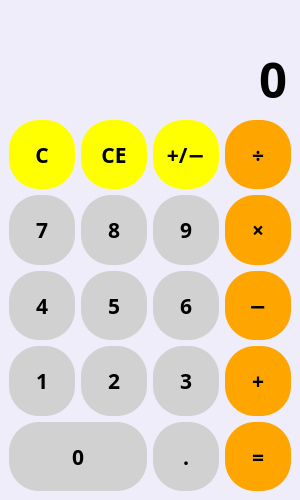
<?xml version="1.0" encoding="UTF-8"?>
<ui version="4.0">
 <class>MainWindow</class>
 <widget class="QMainWindow" name="MainWindow">
  <property name="geometry">
   <rect>
    <x>0</x>
    <y>0</y>
    <width>300</width>
    <height>500</height>
   </rect>
  </property>
  <property name="minimumSize">
   <size>
    <width>300</width>
    <height>500</height>
   </size>
  </property>
  <property name="windowTitle">
   <string>Calculator (by Dumanski)</string>
  </property>
  <property name="windowIcon">
   <iconset resource="files.qrc">
    <normaloff>:/icons/icons/logo.png</normaloff>:/icons/icons/logo.png</iconset>
  </property>
  <property name="styleSheet">
   <string notr="true">QWidget {
	color: black;
	background-color: #F0EDFA;
	font-family: Rubik;
	font-size: 16pt;
	font-weight: 500;
}

QPushButton {
	background-color: #D1D1D1;
	border-radius: 30px;
}

QPushButton:hover {
	background-color: #ADADAD;
}

QPushButton:pressed {
	background-color: #888;
}

/* Div, mul, sub, add, calc buttons style */
#btn_div, #btn_mult, #btn_minus, #btn_plus, #btn_calc {
	background-color: #FFA500;
}

#btn_div:hover, #btn_mult:hover, #btn_minus:hover, #btn_plus:hover, #btn_calc:hover {
	background-color: #CF8600;
}

#btn_div:pressed, #btn_mult:pressed, #btn_minus:pressed, #btn_plus:pressed, #btn_calc:pressed {
	background-color: #AD7100;
}

/*C, CE, Backspace, neg buttons style */
#btn_c, #btn_ce, #btn_backspace, #btn_negative{
	background-color: #FFFF00;
}

#btn_c:hover, #btn_ce:hover, #btn_backspace:hover, #btn_negative:hover{
	background-color: #C7C700;
}

#btn_c:pressed, #btn_ce:pressed, #btn_backspace:pressed, #btn_negative:pressed{
	background-color: #ADAD00;
}</string>
  </property>
  <property name="iconSize">
   <size>
    <width>24</width>
    <height>24</height>
   </size>
  </property>
  <widget class="QWidget" name="centralwidget">
   <layout class="QVBoxLayout" name="verticalLayout">
    <item>
     <widget class="QLabel" name="temp">
      <property name="sizePolicy">
       <sizepolicy hsizetype="Preferred" vsizetype="Maximum">
        <horstretch>0</horstretch>
        <verstretch>0</verstretch>
       </sizepolicy>
      </property>
      <property name="styleSheet">
       <string notr="true">color: #888</string>
      </property>
      <property name="text">
       <string/>
      </property>
      <property name="alignment">
       <set>Qt::AlignRight|Qt::AlignTrailing|Qt::AlignVCenter</set>
      </property>
     </widget>
    </item>
    <item>
     <widget class="QLineEdit" name="entry">
      <property name="sizePolicy">
       <sizepolicy hsizetype="Expanding" vsizetype="Maximum">
        <horstretch>0</horstretch>
        <verstretch>0</verstretch>
       </sizepolicy>
      </property>
      <property name="font">
       <font>
        <family>Rubik</family>
        <pointsize>37</pointsize>
        <weight>62</weight>
        <bold>true</bold>
       </font>
      </property>
      <property name="styleSheet">
       <string notr="true">font-size: 37pt;
border: none</string>
      </property>
      <property name="text">
       <string>0</string>
      </property>
      <property name="maxLength">
       <number>9</number>
      </property>
      <property name="alignment">
       <set>Qt::AlignRight|Qt::AlignTrailing|Qt::AlignVCenter</set>
      </property>
      <property name="readOnly">
       <bool>true</bool>
      </property>
     </widget>
    </item>
    <item>
     <layout class="QGridLayout" name="layout_buttons" rowstretch="0,0,0,0,0" rowminimumheight="0,0,0,0,0">
      <property name="sizeConstraint">
       <enum>QLayout::SetDefaultConstraint</enum>
      </property>
      <property name="leftMargin">
       <number>0</number>
      </property>
      <property name="spacing">
       <number>6</number>
      </property>
      <item row="2" column="1">
       <widget class="QPushButton" name="btn_5">
        <property name="sizePolicy">
         <sizepolicy hsizetype="Minimum" vsizetype="Expanding">
          <horstretch>0</horstretch>
          <verstretch>0</verstretch>
         </sizepolicy>
        </property>
        <property name="cursor">
         <cursorShape>PointingHandCursor</cursorShape>
        </property>
        <property name="text">
         <string>5</string>
        </property>
        <property name="shortcut">
         <string>5</string>
        </property>
       </widget>
      </item>
      <item row="1" column="1">
       <widget class="QPushButton" name="btn_8">
        <property name="sizePolicy">
         <sizepolicy hsizetype="Minimum" vsizetype="Expanding">
          <horstretch>0</horstretch>
          <verstretch>0</verstretch>
         </sizepolicy>
        </property>
        <property name="cursor">
         <cursorShape>PointingHandCursor</cursorShape>
        </property>
        <property name="text">
         <string>8</string>
        </property>
        <property name="shortcut">
         <string>8</string>
        </property>
       </widget>
      </item>
      <item row="0" column="1">
       <widget class="QPushButton" name="btn_ce">
        <property name="sizePolicy">
         <sizepolicy hsizetype="Minimum" vsizetype="Expanding">
          <horstretch>0</horstretch>
          <verstretch>0</verstretch>
         </sizepolicy>
        </property>
        <property name="cursor">
         <cursorShape>PointingHandCursor</cursorShape>
        </property>
        <property name="text">
         <string>CE</string>
        </property>
       </widget>
      </item>
      <item row="0" column="0">
       <widget class="QPushButton" name="btn_c">
        <property name="sizePolicy">
         <sizepolicy hsizetype="Minimum" vsizetype="Expanding">
          <horstretch>0</horstretch>
          <verstretch>0</verstretch>
         </sizepolicy>
        </property>
        <property name="cursor">
         <cursorShape>PointingHandCursor</cursorShape>
        </property>
        <property name="text">
         <string>C</string>
        </property>
        <property name="shortcut">
         <string>Esc</string>
        </property>
       </widget>
      </item>
      <item row="1" column="0">
       <widget class="QPushButton" name="btn_7">
        <property name="sizePolicy">
         <sizepolicy hsizetype="Minimum" vsizetype="Expanding">
          <horstretch>0</horstretch>
          <verstretch>0</verstretch>
         </sizepolicy>
        </property>
        <property name="cursor">
         <cursorShape>PointingHandCursor</cursorShape>
        </property>
        <property name="text">
         <string>7</string>
        </property>
        <property name="shortcut">
         <string>7</string>
        </property>
       </widget>
      </item>
      <item row="3" column="0">
       <widget class="QPushButton" name="btn_1">
        <property name="sizePolicy">
         <sizepolicy hsizetype="Minimum" vsizetype="Expanding">
          <horstretch>0</horstretch>
          <verstretch>0</verstretch>
         </sizepolicy>
        </property>
        <property name="cursor">
         <cursorShape>PointingHandCursor</cursorShape>
        </property>
        <property name="text">
         <string>1</string>
        </property>
        <property name="shortcut">
         <string>1</string>
        </property>
       </widget>
      </item>
      <item row="2" column="0">
       <widget class="QPushButton" name="btn_4">
        <property name="sizePolicy">
         <sizepolicy hsizetype="Minimum" vsizetype="Expanding">
          <horstretch>0</horstretch>
          <verstretch>0</verstretch>
         </sizepolicy>
        </property>
        <property name="cursor">
         <cursorShape>PointingHandCursor</cursorShape>
        </property>
        <property name="text">
         <string>4</string>
        </property>
        <property name="shortcut">
         <string>4</string>
        </property>
       </widget>
      </item>
      <item row="0" column="3">
       <widget class="QPushButton" name="btn_div">
        <property name="sizePolicy">
         <sizepolicy hsizetype="Minimum" vsizetype="Expanding">
          <horstretch>0</horstretch>
          <verstretch>0</verstretch>
         </sizepolicy>
        </property>
        <property name="cursor">
         <cursorShape>PointingHandCursor</cursorShape>
        </property>
        <property name="styleSheet">
         <string notr="true"/>
        </property>
        <property name="text">
         <string>÷</string>
        </property>
        <property name="shortcut">
         <string>/</string>
        </property>
       </widget>
      </item>
      <item row="0" column="2">
       <widget class="QPushButton" name="btn_negative">
        <property name="sizePolicy">
         <sizepolicy hsizetype="Minimum" vsizetype="Expanding">
          <horstretch>0</horstretch>
          <verstretch>0</verstretch>
         </sizepolicy>
        </property>
        <property name="cursor">
         <cursorShape>PointingHandCursor</cursorShape>
        </property>
        <property name="text">
         <string>+/−</string>
        </property>
        <property name="iconSize">
         <size>
          <width>24</width>
          <height>24</height>
         </size>
        </property>
       </widget>
      </item>
      <item row="2" column="2">
       <widget class="QPushButton" name="btn_6">
        <property name="sizePolicy">
         <sizepolicy hsizetype="Minimum" vsizetype="Expanding">
          <horstretch>0</horstretch>
          <verstretch>0</verstretch>
         </sizepolicy>
        </property>
        <property name="cursor">
         <cursorShape>PointingHandCursor</cursorShape>
        </property>
        <property name="text">
         <string>6</string>
        </property>
        <property name="shortcut">
         <string>6</string>
        </property>
       </widget>
      </item>
      <item row="1" column="2">
       <widget class="QPushButton" name="btn_9">
        <property name="sizePolicy">
         <sizepolicy hsizetype="Minimum" vsizetype="Expanding">
          <horstretch>0</horstretch>
          <verstretch>0</verstretch>
         </sizepolicy>
        </property>
        <property name="cursor">
         <cursorShape>PointingHandCursor</cursorShape>
        </property>
        <property name="text">
         <string>9</string>
        </property>
        <property name="shortcut">
         <string>9</string>
        </property>
       </widget>
      </item>
      <item row="1" column="3">
       <widget class="QPushButton" name="btn_mult">
        <property name="sizePolicy">
         <sizepolicy hsizetype="Minimum" vsizetype="Expanding">
          <horstretch>0</horstretch>
          <verstretch>0</verstretch>
         </sizepolicy>
        </property>
        <property name="cursor">
         <cursorShape>PointingHandCursor</cursorShape>
        </property>
        <property name="text">
         <string>×</string>
        </property>
        <property name="shortcut">
         <string>*</string>
        </property>
       </widget>
      </item>
      <item row="2" column="3">
       <widget class="QPushButton" name="btn_minus">
        <property name="sizePolicy">
         <sizepolicy hsizetype="Minimum" vsizetype="Expanding">
          <horstretch>0</horstretch>
          <verstretch>0</verstretch>
         </sizepolicy>
        </property>
        <property name="cursor">
         <cursorShape>PointingHandCursor</cursorShape>
        </property>
        <property name="styleSheet">
         <string notr="true">QpushButton:{
color: gb(255, 170, 0);
}</string>
        </property>
        <property name="text">
         <string>−</string>
        </property>
        <property name="shortcut">
         <string>-</string>
        </property>
       </widget>
      </item>
      <item row="3" column="3">
       <widget class="QPushButton" name="btn_plus">
        <property name="sizePolicy">
         <sizepolicy hsizetype="Minimum" vsizetype="Expanding">
          <horstretch>0</horstretch>
          <verstretch>0</verstretch>
         </sizepolicy>
        </property>
        <property name="cursor">
         <cursorShape>PointingHandCursor</cursorShape>
        </property>
        <property name="text">
         <string>+</string>
        </property>
        <property name="shortcut">
         <string>+</string>
        </property>
       </widget>
      </item>
      <item row="3" column="2">
       <widget class="QPushButton" name="btn_3">
        <property name="sizePolicy">
         <sizepolicy hsizetype="Minimum" vsizetype="Expanding">
          <horstretch>0</horstretch>
          <verstretch>0</verstretch>
         </sizepolicy>
        </property>
        <property name="cursor">
         <cursorShape>PointingHandCursor</cursorShape>
        </property>
        <property name="text">
         <string>3</string>
        </property>
        <property name="shortcut">
         <string>3</string>
        </property>
       </widget>
      </item>
      <item row="3" column="1">
       <widget class="QPushButton" name="btn_2">
        <property name="sizePolicy">
         <sizepolicy hsizetype="Minimum" vsizetype="Expanding">
          <horstretch>0</horstretch>
          <verstretch>0</verstretch>
         </sizepolicy>
        </property>
        <property name="cursor">
         <cursorShape>PointingHandCursor</cursorShape>
        </property>
        <property name="text">
         <string>2</string>
        </property>
        <property name="shortcut">
         <string>2</string>
        </property>
       </widget>
      </item>
      <item row="4" column="3">
       <widget class="QPushButton" name="btn_calc">
        <property name="sizePolicy">
         <sizepolicy hsizetype="Minimum" vsizetype="Expanding">
          <horstretch>0</horstretch>
          <verstretch>0</verstretch>
         </sizepolicy>
        </property>
        <property name="cursor">
         <cursorShape>PointingHandCursor</cursorShape>
        </property>
        <property name="styleSheet">
         <string notr="true">QPushButton:{
background-color: orange;
}</string>
        </property>
        <property name="text">
         <string>=</string>
        </property>
        <property name="shortcut">
         <string>Return</string>
        </property>
       </widget>
      </item>
      <item row="4" column="2">
       <widget class="QPushButton" name="btn_point">
        <property name="sizePolicy">
         <sizepolicy hsizetype="Minimum" vsizetype="Expanding">
          <horstretch>0</horstretch>
          <verstretch>0</verstretch>
         </sizepolicy>
        </property>
        <property name="cursor">
         <cursorShape>PointingHandCursor</cursorShape>
        </property>
        <property name="text">
         <string>.</string>
        </property>
        <property name="shortcut">
         <string>.</string>
        </property>
       </widget>
      </item>
      <item row="4" column="0" colspan="2">
       <widget class="QPushButton" name="btn_0">
        <property name="sizePolicy">
         <sizepolicy hsizetype="Minimum" vsizetype="Expanding">
          <horstretch>0</horstretch>
          <verstretch>0</verstretch>
         </sizepolicy>
        </property>
        <property name="minimumSize">
         <size>
          <width>0</width>
          <height>0</height>
         </size>
        </property>
        <property name="sizeIncrement">
         <size>
          <width>0</width>
          <height>0</height>
         </size>
        </property>
        <property name="cursor">
         <cursorShape>PointingHandCursor</cursorShape>
        </property>
        <property name="styleSheet">
         <string notr="true">#btn_0 {
	text-indent: 40%;
}</string>
        </property>
        <property name="text">
         <string>0</string>
        </property>
        <property name="shortcut">
         <string>0</string>
        </property>
       </widget>
      </item>
     </layout>
    </item>
   </layout>
  </widget>
 </widget>
 <resources>
  <include location="files.qrc"/>
 </resources>
 <connections/>
</ui>
